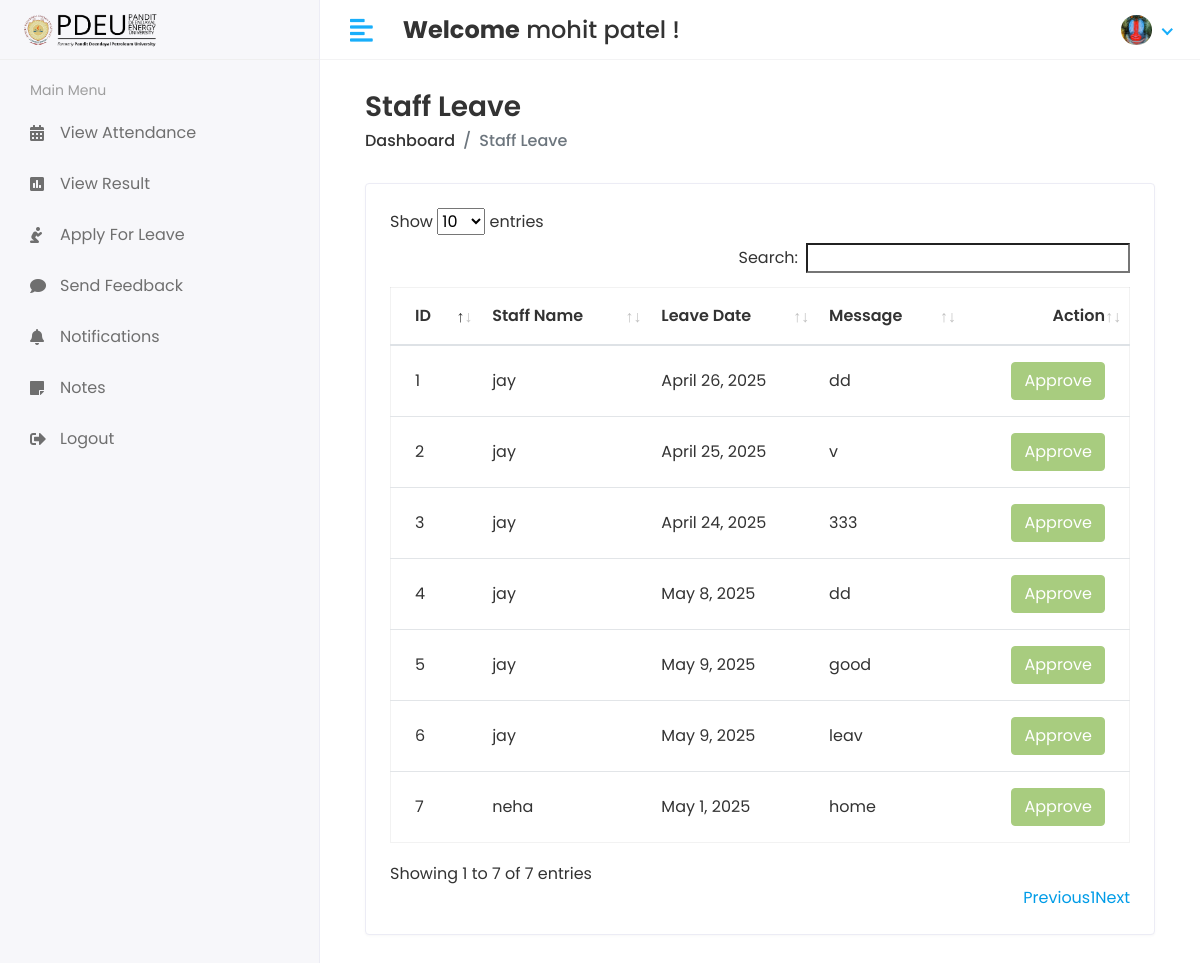
Page /Hod/Staff/Leave_view (signed in) on the committed database.
### app/models.py (models this page shows, shortened)
class CustomUser(AbstractUser):
    USER = (
        (1, 'HOD'),
        (2, 'STAFF'),
        (3, 'STUDENT'),
        (4, 'PARENT'),  # Added Parent user type
    )
    user_type = models.CharField(choices=USER, max_length=50, default=1)
    profile_pic = models.ImageField(upload_to='media/profile_pic')

class Staff_leave(models.Model):
    staff_id = models.ForeignKey(Staff, on_delete=models.CASCADE)
    date = models.DateField(null=True)
    message = models.TextField(null=True, blank=True)
    status = models.IntegerField(default=0)
    created_at = models.DateTimeField(auto_now_add=True)
    updated_at = models.DateTimeField(auto_now=True)

class Staff(models.Model):
    admin = models.OneToOneField(CustomUser, on_delete=models.CASCADE)
    address = models.TextField()
    gender = models.CharField(max_length=100)
    subjects = models.ManyToManyField('Subject', blank=True, related_name='staff_members')
    created_at = models.DateTimeField(auto_now_add=True)
    updated_at = models.DateTimeField(auto_now=True)

### student_management_system/Hod_Views.py (the view)
# urls.py: path('Hod/Staff/Leave_view', Hod_Views.STAFF_LEAVE_VIEW, name='staff_leave_view'),
@login_required(login_url='/')
def STAFF_LEAVE_VIEW(request):
    staff_leave = Staff_leave.objects.all()
    context = {
        'staff_leave': staff_leave,
    }
    return render(request, 'Hod/staff_leave.html', context)

### templates/Hod/staff_leave.html (shortened to what this page needs)
{% extends 'base.html' %}
{% block content %}
{% load static %}
<div class="content container-fluid">
    <div class="page-header">
        <div class="row align-items-center">
            <div class="col">
                <h3 class="page-title">Staff Leave</h3>
                <ul class="breadcrumb">
                    <li class="breadcrumb-item"><a href="{% url 'hod_home' %}">Dashboard</a></li>
                    <li class="breadcrumb-item active">Staff Leave</li>
                </ul>
            </div>
        </div>
    </div>
    <div class="row">
        <div class="col-sm-12">
            <div class="card card-table">
                <div class="card-body">
                    <div class="table-responsive">
                        <table id="table_id" class="table table-hover table-center mb-0">
                            <thead>
                                <tr>
                                    <th>ID</th>
                                    <th>Staff Name</th>
                                    <th>Leave Date</th>
                                    <th>Message</th>
                                    <th class="text-right">Action</th>
                                </tr>
                            </thead>
                            <tbody>
                            {% for i in staff_leave %}
                                <tr>
                                    <td>{{i.id}}</td>
                                    <td>{{i.staff_id.admin.first_name}}</td>
                                    <td>{{i.date}}</td>
                                    <td>{{i.message}}</td>
                                    <td class="text-right">
                                        <div class="actions">
                                            {% if i.status == 0 %}
                                                <a href="{% url 'staff_approve_leave' i.id %}" class="btn btn-success">Approve</a>
                                                <a href="{% url 'staff_disapprove_leave' i.id %}" class="btn btn-danger">Disapprove</a>
                                            {% elif i.status == 1 %}
                                                <button class="btn btn-success" disabled="disabled">Approve</button>
                                            {% else %}
                                                <button class="btn btn-danger" disabled="disabled">Disapprove</button>
                                            {% endif %}
                                        </div>
                                    </td>
                                </tr>
                            {% endfor %}
                            </tbody>
                        </table>
                    </div>
                </div>
            </div>
        </div>
    </div>
</div>
{% endblock %}

### templates/includes/header.html (shortened to what this page needs)
{% load static %}
<div class="header">
    <div class="header-left">
        <a href="index.html" class="logo">
            <img src="{% static 'assets/img/pdpu image-Photoroom.png' %}" alt="PDEU Logo">
        </a>
    </div>
    <a href="javascript:void(0);" id="toggle_btn">
        <i class="fas fa-align-left"></i>
    </a>
    <div class="top-nav-search mt-3">
        <h4><strong>Welcome</strong>
            <span>
                {% if user.first_name and user.last_name %}
                    {{ user.first_name }} {{ user.last_name }}
                {% else %}
                    {{ user.username }}
                {% endif %}
            </span> !
        </h4>
    </div>
    <ul class="nav user-menu">
        <li class="nav-item dropdown has-arrow">
            <a href="#" class="dropdown-toggle nav-link" data-toggle="dropdown">
                {% if user.profile_pic == "" %}
                    <span class="user-img"><img class="rounded-circle" src="{% static 'assets/img/noimg.jpg' %}" width="31" alt="Ryan Taylor"></span>
                {% else %}
                    <span class="user-img"><img class="rounded-circle" src="/{{user.profile_pic}}" width="31" alt="Ryan Taylor"></span>
                {% endif %}
            </a>
        </li>
    </ul>
</div>

### static/assets/css/style.css (style rules this page uses)
html { height: 100%; }
body { background-color: #fff; color: #333; font-family: 'Poppins', sans-serif; font-size: 1rem; height: 100%; line-height: 1.5; overflow-x: hidden; }
h1, h2, h3, h4, h5, h6 { font-family: 'Poppins', sans-serif; margin-top: 0; }
a { color: #009ce7; }
input, button, a { transition: all 0.4s ease; -moz-transition: all 0.4s ease; -o-transition: all 0.4s ease; -ms-transition: all 0.4s ease; -webkit-transition: all 0.4s ease; }
input, input:focus, button, button:focus { outline: none; }
ul, ol { padding: 0px; list-style: none; }
.table { color: #333; max-width: 100%; margin-bottom: 0; width: 100%; }
.table.dataTable { border-collapse: collapse !important; border: 1px solid rgba(0, 0, 0, 0.05); }
.table thead tr th { font-weight: 600; }
.table tbody tr { border-bottom: 1px solid rgba(0, 0, 0, 0.05); }
.table.table-center td, .table.table-center th { vertical-align: middle; }
.card-table .card-body .table > thead > tr > th { border-top: 0; }
.card-table .card-body .table tr td:first-child, .card-table .card-body .table tr th:first-child { padding-left: 1.5rem; }
.card-table .card-body .table tr td:last-child, .card-table .card-body .table tr th:last-child { padding-right: 1.5rem; }
.card-table .table td, .card-table .table th { border-top: 1px solid #e2e5e8; padding: 1rem 0.75rem; white-space: nowrap; }
.btn-success { background-color: #7bb13c; border: 1px solid #7bb13c }
.btn-success.disabled, .btn-success:disabled { background-color: #7bb13c; border-color: #7bb13c; color: #fff; }
.card { border: 1px solid #ececf5; box-shadow: 0 1px 3px 0 rgba(0, 0, 0, 0.03); margin-bottom: 1.875rem; }
.card-body { padding: 1.5rem; }
.header { background-color: #fff; border-bottom: 1px solid #f3f3f4; left: 0; position: fixed; right: 0; top: 0; z-index: 1001; height: 60px; }
.header .header-left { float: left; height: 60px; padding: 0 20px; position: relative; width: 320px; z-index: 1; transition: all 0.2s ease-in-out; background-color: #f7f7fa; border-bottom: 1px solid #efefef; border-right: 1px solid #ececf5; display: flex; align-items: center; }
.header .header-left .logo { display: inline-block; line-height: 60px; }
.header .header-left .logo img { max-height: 40px; width: auto; }
.header .dropdown-toggle:after { display: none; }
.header .has-arrow .dropdown-toggle:after { border-top: 0; border-left: 0; border-bottom: 2px solid #18aefa; border-right: 2px solid #18aefa; content: ''; height: 8px; display: inline-block; pointer-events: none; -webkit-transform-origin: 66% 66%; -ms-transform-origin: 66% 66%; transform-origin: 66% 66%; -webkit-transform: rotate(45deg); -ms-transform: rotate(45deg); transform: rotate(45deg); -webkit-transition: all 0.15s ease-in-out; transition: all 0.15s ease-in-out; width: 8px; vertical-align: 0px; }
.user-menu { float: right; margin: 0; position: relative; z-index: 99; padding-right: 15px; }
.user-menu.nav > li > a { color: #a0a0a0; font-size: 14px; line-height: 58px; padding: 0 15px; height: 60px; }
.user-img { margin-right: 3px; position: relative; }
.top-nav-search { float: left; margin-left: 15px; }
.page-header { margin-bottom: 1.875rem; }
.page-header .breadcrumb { background-color: transparent; color: #6c757d; font-size: 1rem; font-weight: 500; margin-bottom: 0; padding: 0; }
.page-header .breadcrumb a { color: #333; }
.page-title { font-size: 28px; font-weight: 600; color: #333; margin-bottom: 5px; }
@media (min-width: 992px) { #toggle_btn { align-items: center; color: #18aefa; display: inline-flex; float: left; font-size: 26px; height: 60px; justify-content: center; margin-left: 15px; padding: 0 15px; } }

### rows in the picture
CustomUser: first_name "mohit", last_name "patel", profile_pic (picture)
Staff_leave: id "1", staff_id.admin.first_name "jay", date "April 26, 2025", message "dd", status "Approve"
Staff_leave: id "2", staff_id.admin.first_name "jay", date "April 25, 2025", message "v", status "Approve"
Staff_leave: id "3", staff_id.admin.first_name "jay", date "April 24, 2025", message "333", status "Approve"
Staff_leave: id "4", staff_id.admin.first_name "jay", date "May 8, 2025", message "dd", status "Approve"
Staff_leave: id "5", staff_id.admin.first_name "jay", date "May 9, 2025", message "good", status "Approve"
Staff_leave: id "6", staff_id.admin.first_name "jay", date "May 9, 2025", message "leav", status "Approve"
Staff_leave: id "7", staff_id.admin.first_name "neha", date "May 1, 2025", message "home", status "Approve"
